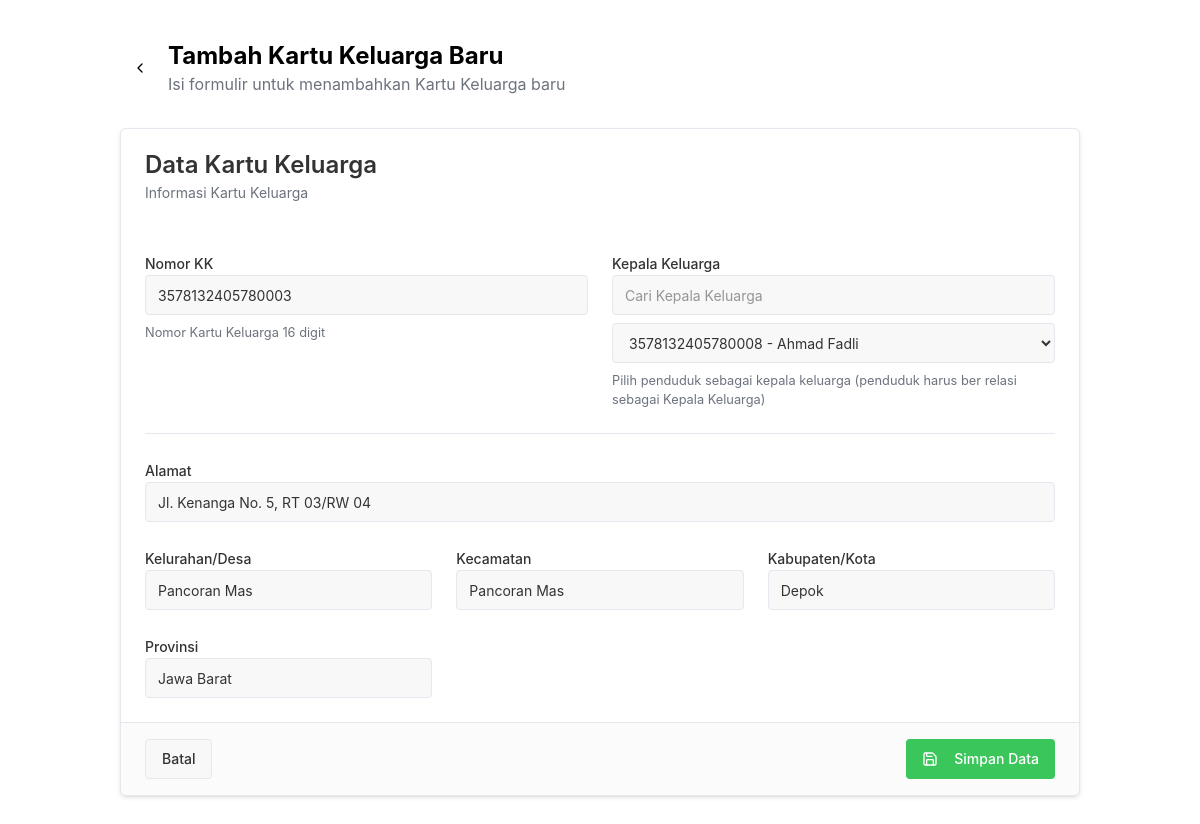
The app's page /petugas/fc-form.php?id=3 with its own data.
### tables this page shows
CREATE TABLE `family_cards` (
  `id` bigint NOT NULL,
  `kk_number` char(16) NOT NULL,
  `head_id` bigint DEFAULT NULL,
  `address` text,
  `subdistrict` varchar(100) DEFAULT NULL,
  `district` varchar(100) DEFAULT NULL,
  `city` varchar(100) DEFAULT NULL,
  `province` varchar(100) DEFAULT NULL
);

CREATE TABLE `residents` (
  `id` bigint NOT NULL,
  `nik` char(16) NOT NULL,
  `password` varchar(255) DEFAULT NULL,
  `full_name` varchar(100) NOT NULL,
  `birth_date` date DEFAULT NULL,
  `birth_place` varchar(100) DEFAULT NULL,
  `family_card_id` bigint DEFAULT NULL,
  `relation` enum('Kepala Keluarga','Istri','Anak','Lainnya') NOT NULL,
  `gender` enum('L','P') NOT NULL,
  `father_id` bigint DEFAULT NULL,
  `mother_id` bigint DEFAULT NULL
);

### petugas/fc-form.php (the view, shortened to what this page needs)
<?php
include '../utils/conn.php';
if (isset($_GET['id'])) {
    $stmt = $conn->prepare("SELECT kk_number, head_id, address, subdistrict, district, city, province  FROM family_cards WHERE id = ? LIMIT 1");
    $stmt->bind_param("s", $_GET['id']);
    $stmt->execute();
    $result = $stmt->get_result();
    $data = $result->fetch_assoc();
}
include '../layout/header.php';
?>
<div class="container py-10">
    <div class="flex items-center mb-8">
        <a href="/petugas/keluarga" class="inline-flex items-center justify-center gap-2 whitespace-nowrap rounded-md text-sm font-medium ring-offset-background transition-colors focus-visible:outline-none focus-visible:ring-2 focus-visible:ring-ring focus-visible:ring-offset-2 disabled:pointer-events-none disabled:opacity-50 [&amp;_svg]:pointer-events-none [&amp;_svg]:size-4 [&amp;_svg]:shrink-0 hover:bg-accent hover:text-accent-foreground h-10 w-10 mr-2">
            <svg xmlns="http://www.w3.org/2000/svg" width="24" height="24" viewBox="0 0 24 24" fill="none" stroke="currentColor" stroke-width="2" stroke-linecap="round" stroke-linejoin="round" class="lucide lucide-chevron-left h-5 w-5">
                <path d="m15 18-6-6 6-6">
                </path>
            </svg>
        </a>
        <div>
            <h1 class="text-2xl font-bold">Tambah Kartu Keluarga Baru</h1>
            <p class="text-muted-foreground">Isi formulir untuk menambahkan Kartu Keluarga baru</p>
        </div>
    </div>
    <form class="space-y-8" method="post">
        <div class="rounded-lg border bg-card text-card-foreground shadow-sm" data-v0-t="card">
            <div class="flex flex-col space-y-1.5 p-6 bg-admin-50">
                <h3 class="text-2xl font-semibold leading-none tracking-tight">Data Kartu Keluarga</h3>
                <p class="text-sm text-muted-foreground">Informasi Kartu Keluarga</p>
            </div>
            <div class="p-6 pt-6">
                <div class="grid gap-6 sm:grid-cols-2">
                    <div class="space-y-2">
                        <label class="text-sm font-medium leading-none peer-disabled:cursor-not-allowed peer-disabled:opacity-70" for="«r3»-form-item">Nomor KK</label>
                        <input value="<?=$data['kk_number'] ?? ''?>"
                        class="flex h-10 w-full rounded-md border border-input bg-background px-3 py-2 text-sm ring-offset-background file:border-0 file:bg-transparent file:text-sm file:font-medium file:text-foreground placeholder:text-muted-foreground focus-visible:outline-none focus-visible:ring-2 focus-visible:ring-ring focus-visible:ring-offset-2 disabled:cursor-not-allowed disabled:opacity-50" placeholder="Masukkan 16 digit Nomor KK" aria-describedby="«r3»-form-item-description" aria-invalid="false" id="«r3»-form-item" name="kk_number">
                        <p class="text-[0.8rem] text-muted-foreground" id="«r3»-form-item-description">Nomor Kartu Keluarga 16 digit</p>
                    </div>
                    <div class="space-y-2">
                        <label class="text-sm font-medium leading-none peer-disabled:cursor-not-allowed peer-disabled:opacity-70" for="«r4»-form-item">Kepala Keluarga</label>
                        <div class="flex flex-col gap-2">
                            <?php
                            $head_query = "SELECT id, nik, full_name FROM residents WHERE relation='Kepala Keluarga'";
                            $heads_result = $conn->query($head_query);
                            $selected_id = $data['head_id'] ?? '';
                            ?>
                            <input type="text" id="head_search" placeholder="Cari Kepala Keluarga" class="flex h-10 w-full rounded-md border border-input bg-background px-3 py-2 text-sm ring-offset-background focus-visible:outline-none focus-visible:ring-2 focus-visible:ring-ring focus-visible:ring-offset-2">
                            <select name="head_id" class="flex h-10 w-full rounded-md border border-input bg-background px-3 py-2 text-sm ring-offset-background file:border-0 file:bg-transparent file:text-sm file:font-medium placeholder:text-muted-foreground focus-visible:outline-none focus-visible:ring-2 focus-visible:ring-ring focus-visible:ring-offset-2 disabled:cursor-not-allowed disabled:opacity-50" id="head_select">
                                <?php while ($head = $heads_result->fetch_assoc()): ?>
                                    <option value="<?= $head['id'] ?>" <?= ($selected_id == $head['id']) ? 'selected' : '' ?>>
                                        <?= htmlspecialchars($head['nik'] . " - " . $head['full_name']) ?>
                                    </option>
                                <?php endwhile; ?>
                            </select>
                        </div>
                        <p class="text-[0.8rem] text-muted-foreground" id="«r4»-form-item-description">Pilih penduduk sebagai kepala keluarga (penduduk harus ber relasi sebagai Kepala Keluarga)</p>
                    </div>
                </div>
                <div data-orientation="horizontal" role="none" class="shrink-0 bg-border h-[1px] w-full my-6">
                </div>
                <div class="grid gap-6 sm:grid-cols-2 md:grid-cols-3">
                    <div class="space-y-2 sm:col-span-2 md:col-span-3">
                        <label class="text-sm font-medium leading-none peer-disabled:cursor-not-allowed peer-disabled:opacity-70" for="«r8»-form-item">Alamat</label>
                        <input class="flex h-10 w-full rounded-md border border-input bg-background px-3 py-2 text-sm ring-offset-background file:border-0 file:bg-transparent file:text-sm file:font-medium file:text-foreground placeholder:text-muted-foreground focus-visible:outline-none focus-visible:ring-2 focus-visible:ring-ring focus-visible:ring-offset-2 disabled:cursor-not-allowed disabled:opacity-50" placeholder="Masukkan alamat lengkap" aria-describedby="«r8»-form-item-description" aria-invalid="false" id="«r8»-form-item" value="<?=$data['address'] ?? ''?>" name="address">
                    </div>
                    <div class="space-y-2">
                        <label class="text-sm font-medium leading-none peer-disabled:cursor-not-allowed peer-disabled:opacity-70" for="«r9»-form-item">Kelurahan/Desa</label>
                        <input class="flex h-10 w-full rounded-md border border-input bg-background px-3 py-2 text-sm ring-offset-background file:border-0 file:bg-transparent file:text-sm file:font-medium file:text-foreground placeholder:text-muted-foreground focus-visible:outline-none focus-visible:ring-2 focus-visible:ring-ring focus-visible:ring-offset-2 disabled:cursor-not-allowed disabled:opacity-50" placeholder="Masukkan kelurahan/desa" aria-describedby="«r9»-form-item-description" aria-invalid="false" id="«r9»-form-item" value="<?=$data['subdistrict'] ?? ''?>" name="subdistrict">
                    </div>
                    <div class="space-y-2">
                        <label class="text-sm font-medium leading-none peer-disabled:cursor-not-allowed peer-disabled:opacity-70" for="«ra»-form-item">Kecamatan</label>
                        <input class="flex h-10 w-full rounded-md border border-input bg-background px-3 py-2 text-sm ring-offset-background file:border-0 file:bg-transparent file:text-sm file:font-medium file:text-foreground placeholder:text-muted-foreground focus-visible:outline-none focus-visible:ring-2 focus-visible:ring-ring focus-visible:ring-offset-2 disabled:cursor-not-allowed disabled:opacity-50" placeholder="Masukkan kecamatan" aria-describedby="«ra»-form-item-description" aria-invalid="false" id="«ra»-form-item" value="<?=$data['district'] ?? ''?>" name="district">
                    </div>
                    <div class="space-y-2">
                        <label class="text-sm font-medium leading-none peer-disabled:cursor-not-allowed peer-disabled:opacity-70" for="«rb»-form-item">Kabupaten/Kota</label>
                        <input class="flex h-10 w-full rounded-md border border-input bg-background px-3 py-2 text-sm ring-offset-background file:border-0 file:bg-transparent file:text-sm file:font-medium file:text-foreground placeholder:text-muted-foreground focus-visible:outline-none focus-visible:ring-2 focus-visible:ring-ring focus-visible:ring-offset-2 disabled:cursor-not-allowed disabled:opacity-50" placeholder="Masukkan kabupaten/kota" aria-describedby="«rb»-form-item-description" aria-invalid="false" id="«rb»-form-item" value="<?=$data['city'] ?? ''?>" name="city">
                    </div>
                    <div class="space-y-2">
                        <label class="text-sm font-medium leading-none peer-disabled:cursor-not-allowed peer-disabled:opacity-70" for="«rc»-form-item">Provinsi</label>
                        <input class="flex h-10 w-full rounded-md border border-input bg-background px-3 py-2 text-sm ring-offset-background file:border-0 file:bg-transparent file:text-sm file:font-medium file:text-foreground placeholder:text-muted-foreground focus-visible:outline-none focus-visible:ring-2 focus-visible:ring-ring focus-visible:ring-offset-2 disabled:cursor-not-allowed disabled:opacity-50" placeholder="Masukkan provinsi" aria-describedby="«rc»-form-item-description" aria-invalid="false" id="«rc»-form-item" value="<?=$data['province'] ?? ''?>" name="province">
                    </div>
                </div>
            </div>
            <div class="items-center p-6 flex justify-between border-t bg-muted/50 px-6 py-4">
                <a href="/petugas/keluarga" class="inline-flex items-center justify-center gap-2 whitespace-nowrap rounded-md text-sm font-medium ring-offset-background transition-colors focus-visible:outline-none focus-visible:ring-2 focus-visible:ring-ring focus-visible:ring-offset-2 disabled:pointer-events-none disabled:opacity-50 [&amp;_svg]:pointer-events-none [&amp;_svg]:size-4 [&amp;_svg]:shrink-0 border border-input bg-background hover:bg-accent hover:text-accent-foreground h-10 px-4 py-2" type="button">Batal</a>
                <button class="inline-flex items-center justify-center gap-2 whitespace-nowrap rounded-md text-sm font-medium ring-offset-background transition-colors focus-visible:outline-none focus-visible:ring-2 focus-visible:ring-ring focus-visible:ring-offset-2 disabled:pointer-events-none disabled:opacity-50 [&amp;_svg]:pointer-events-none [&amp;_svg]:size-4 [&amp;_svg]:shrink-0 bg-primary text-primary-foreground h-10 px-4 py-2 bg-admin hover:bg-admin-600" type="submit" >
                    Simpan Data</button>
            </div>
        </div>
    </form>
</div>

### records on screen
family_cards: kk_number "3578132405780003", head_id "3578132405780008 - Ahmad Fadli", address "Jl. Kenanga No. 5, RT 03/RW 04", subdistrict "Pancoran Mas", district "Pancoran Mas", city "Depok", province "Jawa Barat"
